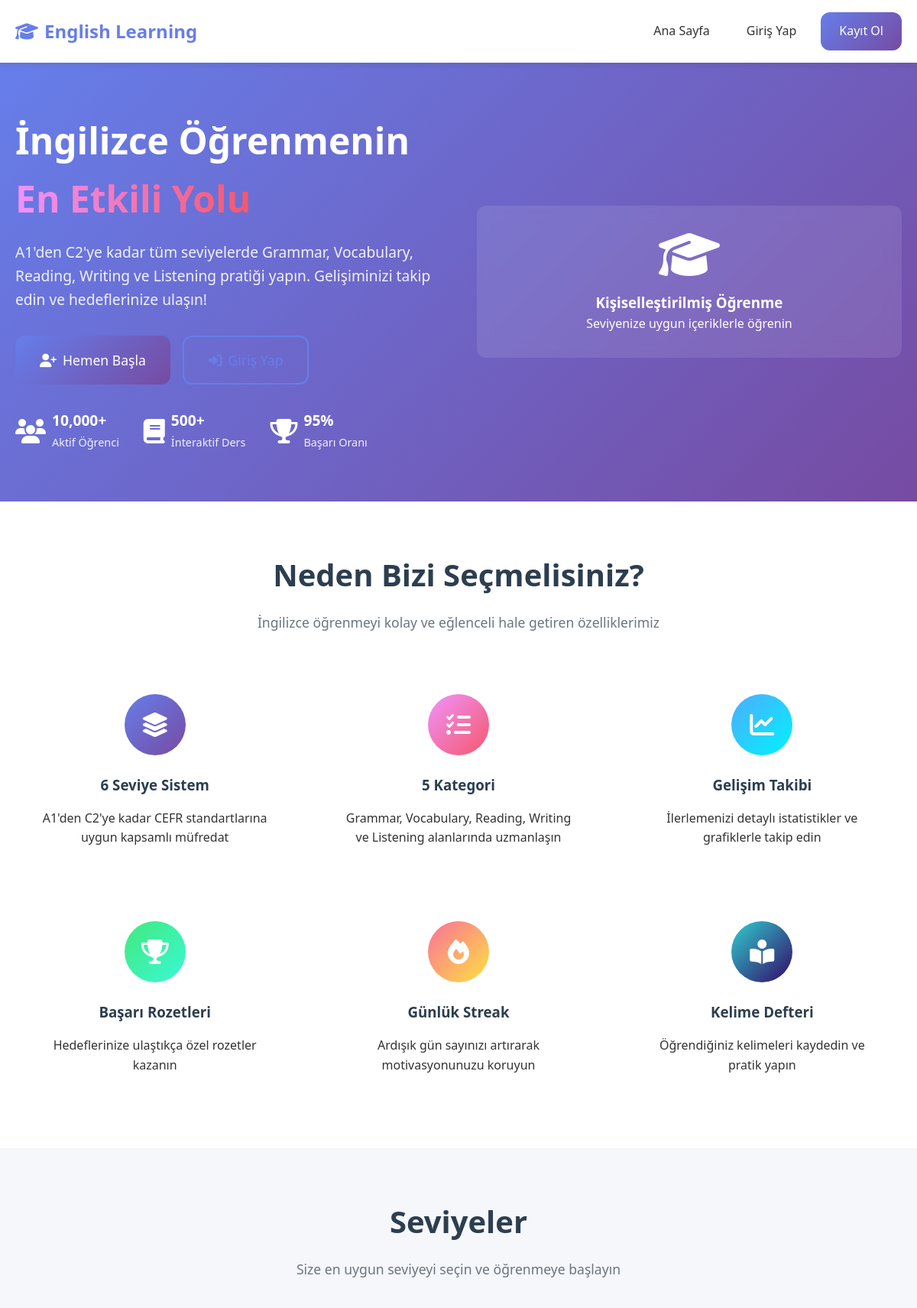
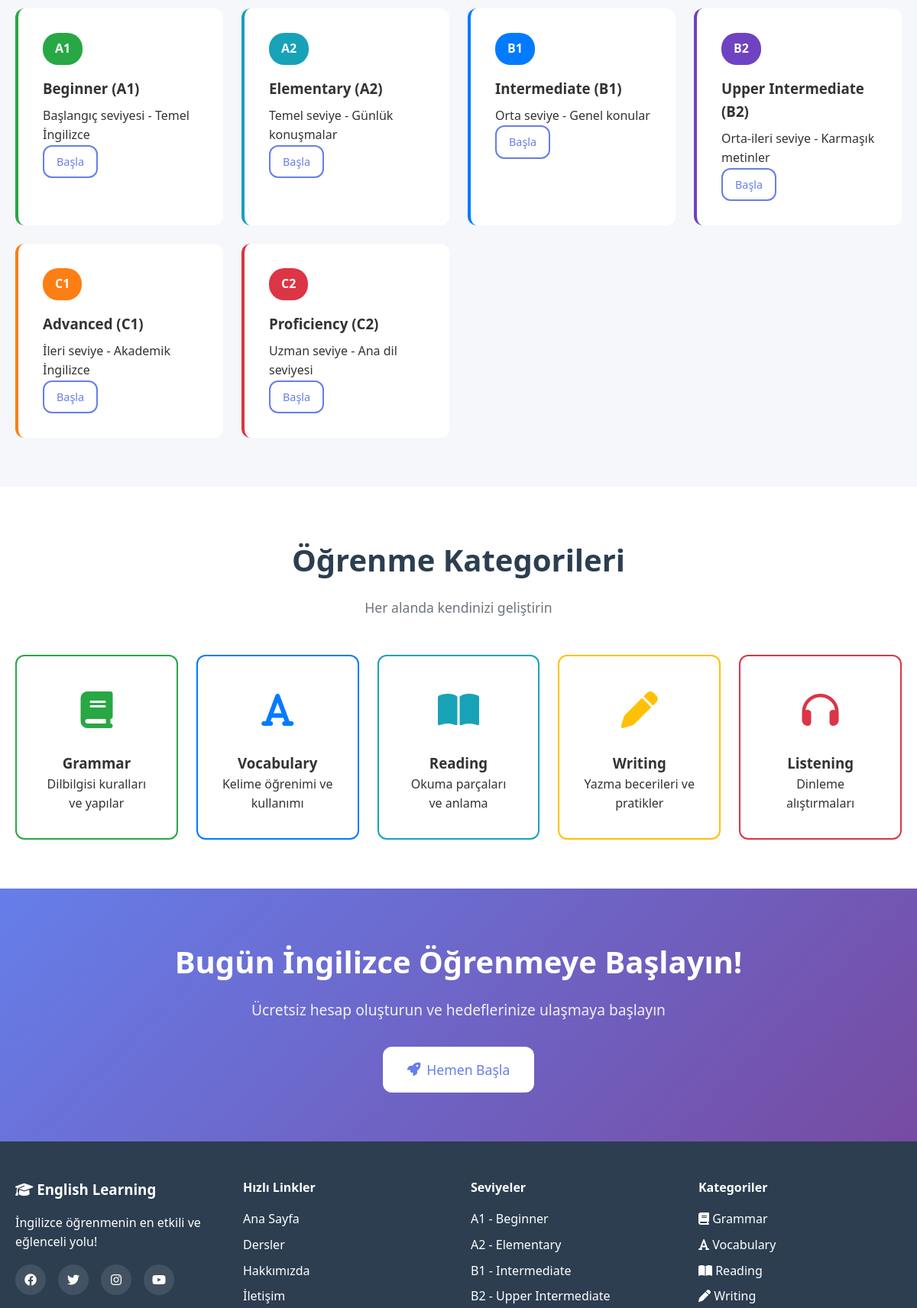
The page / (upper part) on the database its author committed (2 pictures, top to bottom).
### tables this page shows
CREATE TABLE IF NOT EXISTS levels (
    id INT AUTO_INCREMENT PRIMARY KEY,
    level_code VARCHAR(2) NOT NULL UNIQUE,
    level_name VARCHAR(50) NOT NULL,
    description TEXT,
    order_index INT NOT NULL
);

CREATE TABLE IF NOT EXISTS categories (
    id INT AUTO_INCREMENT PRIMARY KEY,
    name VARCHAR(50) NOT NULL UNIQUE,
    icon VARCHAR(50),
    description TEXT,
    color VARCHAR(7) DEFAULT '#007bff'
);

### config/database.php (called while the page is built, shortened)
<?php
function is_logged_in() {
    return isset($_SESSION['user_id']);
}
?>

### index.php (the view, shortened to what this page needs)
<?php
require_once 'config/database.php';
include 'includes/header.php';
?>
<section class="hero">
    <div class="container">
        <div class="hero-content">
            <div class="hero-text">
                <h1>İngilizce Öğrenmenin <span class="highlight">En Etkili Yolu</span></h1>
                <p class="hero-subtitle">A1'den C2'ye kadar tüm seviyelerde Grammar, Vocabulary, Reading, Writing ve Listening pratiği yapın. Gelişiminizi takip edin ve hedeflerinize ulaşın!</p>
                <div class="hero-buttons">
                    <a href="register.php" class="btn btn-primary btn-lg">
                        <i class="fas fa-user-plus"></i> Hemen Başla
                    </a>
                    <a href="login.php" class="btn btn-outline btn-lg">
                        <i class="fas fa-sign-in-alt"></i> Giriş Yap
                    </a>
                </div>
                <div class="hero-stats">
                    <div class="stat-item">
                        <i class="fas fa-users"></i>
                        <div>
                            <strong>10,000+</strong>
                            <span>Aktif Öğrenci</span>
                        </div>
                    </div>
                    <div class="stat-item">
                        <i class="fas fa-book"></i>
                        <div>
                            <strong>500+</strong>
                            <span>İnteraktif Ders</span>
                        </div>
                    </div>
                    <div class="stat-item">
                        <i class="fas fa-trophy"></i>
                        <div>
                            <strong>95%</strong>
                            <span>Başarı Oranı</span>
                        </div>
                    </div>
                </div>
            </div>
            <div class="hero-image">
                <div class="hero-card">
                    <i class="fas fa-graduation-cap"></i>
                    <h3>Kişiselleştirilmiş Öğrenme</h3>
                    <p>Seviyenize uygun içeriklerle öğrenin</p>
                </div>
            </div>
        </div>
    </div>
</section>
<section class="features">
    <div class="container">
        <div class="section-header">
            <h2>Neden Bizi Seçmelisiniz?</h2>
            <p>İngilizce öğrenmeyi kolay ve eğlenceli hale getiren özelliklerimiz</p>
        </div>
        <div class="features-grid">
            <div class="feature-card">
                <div class="feature-icon" style="background: linear-gradient(135deg, #667eea 0%, #764ba2 100%);">
                    <i class="fas fa-layer-group"></i>
                </div>
                <h3>6 Seviye Sistem</h3>
                <p>A1'den C2'ye kadar CEFR standartlarına uygun kapsamlı müfredat</p>
            </div>
            <div class="feature-card">
                <div class="feature-icon" style="background: linear-gradient(135deg, #f093fb 0%, #f5576c 100%);">
                    <i class="fas fa-tasks"></i>
                </div>
                <h3>5 Kategori</h3>
                <p>Grammar, Vocabulary, Reading, Writing ve Listening alanlarında uzmanlaşın</p>
            </div>
            <div class="feature-card">
                <div class="feature-icon" style="background: linear-gradient(135deg, #4facfe 0%, #00f2fe 100%);">
                    <i class="fas fa-chart-line"></i>
                </div>
                <h3>Gelişim Takibi</h3>
                <p>İlerlemenizi detaylı istatistikler ve grafiklerle takip edin</p>
            </div>
            <div class="feature-card">
                <div class="feature-icon" style="background: linear-gradient(135deg, #43e97b 0%, #38f9d7 100%);">
                    <i class="fas fa-trophy"></i>
                </div>
                <h3>Başarı Rozetleri</h3>
                <p>Hedeflerinize ulaştıkça özel rozetler kazanın</p>
            </div>
            <div class="feature-card">
                <div class="feature-icon" style="background: linear-gradient(135deg, #fa709a 0%, #fee140 100%);">
                    <i class="fas fa-fire"></i>
                </div>
                <h3>Günlük Streak</h3>
                <p>Ardışık gün sayınızı artırarak motivasyonunuzu koruyun</p>
            </div>
            <div class="feature-card">
                <div class="feature-icon" style="background: linear-gradient(135deg, #30cfd0 0%, #330867 100%);">
                    <i class="fas fa-book-reader"></i>
                </div>
                <h3>Kelime Defteri</h3>
                <p>Öğrendiğiniz kelimeleri kaydedin ve pratik yapın</p>
            </div>
        </div>
    </div>
</section>
<section class="levels">
    <div class="container">
        <div class="section-header">
            <h2>Seviyeler</h2>
            <p>Size en uygun seviyeyi seçin ve öğrenmeye başlayın</p>
        </div>
        <div class="levels-grid">
            <?php
            $levels_query = "SELECT * FROM levels ORDER BY order_index ASC";
            $levels_result = $conn->query($levels_query);
            $colors = ['#28a745', '#17a2b8', '#007bff', '#6f42c1', '#fd7e14', '#dc3545'];
            $index = 0;
            while ($level = $levels_result->fetch_assoc()):
            ?>
            <div class="level-card" style="border-left-color: <?php echo $colors[$index]; ?>;">
                <div class="level-badge" style="background: <?php echo $colors[$index]; ?>;">
                    <?php echo htmlspecialchars($level['level_code']); ?>
                </div>
                <h3><?php echo htmlspecialchars($level['level_name']); ?></h3>
                <p><?php echo htmlspecialchars($level['description']); ?></p>
                <a href="register.php" class="btn btn-sm btn-outline">Başla</a>
            </div>
            <?php
            $index++;
            endwhile;
            ?>
        </div>
    </div>
</section>
<section class="categories">
    <div class="container">
        <div class="section-header">
            <h2>Öğrenme Kategorileri</h2>
            <p>Her alanda kendinizi geliştirin</p>
        </div>
        <div class="categories-grid">
            <?php
            $categories_query = "SELECT * FROM categories";
            $categories_result = $conn->query($categories_query);
            while ($category = $categories_result->fetch_assoc()):
            ?>
            <div class="category-card" style="border-color: <?php echo htmlspecialchars($category['color']); ?>;">
                <div class="category-icon" style="color: <?php echo htmlspecialchars($category['color']); ?>;">
                    <i class="fas <?php echo htmlspecialchars($category['icon']); ?>"></i>
                </div>
                <h3><?php echo htmlspecialchars($category['name']); ?></h3>
                <p><?php echo htmlspecialchars($category['description']); ?></p>
            </div>
            <?php endwhile; ?>
        </div>
    </div>
</section>
<section class="cta">
    <div class="container">
        <div class="cta-content">
            <h2>Bugün İngilizce Öğrenmeye Başlayın!</h2>
            <p>Ücretsiz hesap oluşturun ve hedeflerinize ulaşmaya başlayın</p>
            <a href="register.php" class="btn btn-light btn-lg">
                <i class="fas fa-rocket"></i> Hemen Başla
            </a>
        </div>
    </div>
</section>
<?php include 'includes/footer.php'; ?>

### includes/header.php (shortened to what this page needs)
<!DOCTYPE html>
<html lang="tr">
<head>
    <link rel="stylesheet" href="https://cdnjs.cloudflare.com/ajax/libs/font-awesome/6.4.0/css/all.min.css">
    <link rel="stylesheet" href="assets/css/style.css">
</head>
<body>
    <nav class="navbar">
        <div class="container">
            <div class="navbar-brand">
                <a href="index.php">
                    <i class="fas fa-graduation-cap"></i>
                    <span>English Learning</span>
                </a>
            </div>
            <?php if (is_logged_in()): ?>
                <?php $user = get_user_data($_SESSION['user_id']); ?>
                <div class="navbar-menu">
                    <ul class="navbar-nav">
                        <li><a href="dashboard.php" class="nav-link"><i class="fas fa-home"></i> Ana Sayfa</a></li>
                        <li><a href="lessons.php" class="nav-link"><i class="fas fa-book"></i> Dersler</a></li>
                        <li><a href="vocabulary.php" class="nav-link"><i class="fas fa-font"></i> Kelime Defteri</a></li>
                        <li><a href="progress.php" class="nav-link"><i class="fas fa-chart-line"></i> Gelişimim</a></li>
                        <?php if (is_admin()): ?>
                        <li><a href="admin/index.php" class="nav-link"><i class="fas fa-cog"></i> Admin</a></li>
                        <?php endif; ?>
                        <li class="user-menu">
                            <a href="#" class="nav-link user-info">
                                <img src="assets/images/<?php echo htmlspecialchars($user['profile_image']); ?>" alt="Profile" class="profile-img-small">
                                <span><?php echo htmlspecialchars($user['username']); ?></span>
                                <i class="fas fa-chevron-down"></i>
                            </a>
                            <ul class="dropdown-menu">
                                <li><a href="profile.php"><i class="fas fa-user"></i> Profilim</a></li>
                                <li><a href="settings.php"><i class="fas fa-cog"></i> Ayarlar</a></li>
                                <li class="divider"></li>
                                <li><a href="logout.php"><i class="fas fa-sign-out-alt"></i> Çıkış Yap</a></li>
                            </ul>
                        </li>
                        <li class="points-badge">
                            <span class="badge">
                                <i class="fas fa-star"></i> <?php echo number_format($user['total_points']); ?>
                            </span>
                        </li>
                    </ul>
                </div>
            <?php else: ?>
                <div class="navbar-menu">
                    <ul class="navbar-nav">
                        <li><a href="index.php" class="nav-link">Ana Sayfa</a></li>
                        <li><a href="login.php" class="nav-link">Giriş Yap</a></li>
                        <li><a href="register.php" class="btn btn-primary">Kayıt Ol</a></li>
                    </ul>
                </div>
            <?php endif; ?>
        </div>
    </nav>
    <main class="main-content">

### includes/footer.php (shortened to what this page needs)
    </main>
    <footer class="footer">
        <div class="container">
            <div class="footer-content">
                <div class="footer-section">
                    <h3><i class="fas fa-graduation-cap"></i> English Learning</h3>
                    <p>İngilizce öğrenmenin en etkili ve eğlenceli yolu!</p>
                    <div class="social-links">
                        <a href="#"><i class="fab fa-facebook"></i></a>
                        <a href="#"><i class="fab fa-twitter"></i></a>
                        <a href="#"><i class="fab fa-instagram"></i></a>
                        <a href="#"><i class="fab fa-youtube"></i></a>
                    </div>
                </div>
                <div class="footer-section">
                    <h4>Hızlı Linkler</h4>
                    <ul>
                        <li><a href="index.php">Ana Sayfa</a></li>
                        <li><a href="lessons.php">Dersler</a></li>
                        <li><a href="about.php">Hakkımızda</a></li>
                        <li><a href="contact.php">İletişim</a></li>
                    </ul>
                </div>
                <div class="footer-section">
                    <h4>Seviyeler</h4>
                    <ul>
                        <li><a href="lessons.php?level=A1">A1 - Beginner</a></li>
                        <li><a href="lessons.php?level=A2">A2 - Elementary</a></li>
                        <li><a href="lessons.php?level=B1">B1 - Intermediate</a></li>
                        <li><a href="lessons.php?level=B2">B2 - Upper Intermediate</a></li>
                    </ul>
                </div>
                <div class="footer-section">
                    <h4>Kategoriler</h4>
                    <ul>
                        <li><a href="lessons.php?category=Grammar"><i class="fas fa-book"></i> Grammar</a></li>
                        <li><a href="lessons.php?category=Vocabulary"><i class="fas fa-font"></i> Vocabulary</a></li>
                        <li><a href="lessons.php?category=Reading"><i class="fas fa-book-open"></i> Reading</a></li>
                        <li><a href="lessons.php?category=Writing"><i class="fas fa-pen"></i> Writing</a></li>
                    </ul>
                </div>
            </div>
        </div>
    </footer>
</body>
</html>

### rows shown on the page
levels: level_code "A1", level_name "Beginner (A1)", description "Başlangıç seviyesi - Temel İngilizce"
levels: level_code "A2", level_name "Elementary (A2)", description "Temel seviye - Günlük konuşmalar"
levels: level_code "B1", level_name "Intermediate (B1)", description "Orta seviye - Genel konular"
levels: level_code "B2", level_name "Upper Intermediate (B2)", description "Orta-ileri seviye - Karmaşık metinler"
levels: level_code "C1", level_name "Advanced (C1)", description "İleri seviye - Akademik İngilizce"
levels: level_code "C2", level_name "Proficiency (C2)", description "Uzman seviye - Ana dil seviyesi"
categories: name "Grammar", description "Dilbilgisi kuralları ve yapılar"
categories: name "Vocabulary", description "Kelime öğrenimi ve kullanımı"
categories: name "Reading", description "Okuma parçaları ve anlama"
categories: name "Writing", description "Yazma becerileri ve pratikler"
categories: name "Listening", description "Dinleme alıştırmaları"
